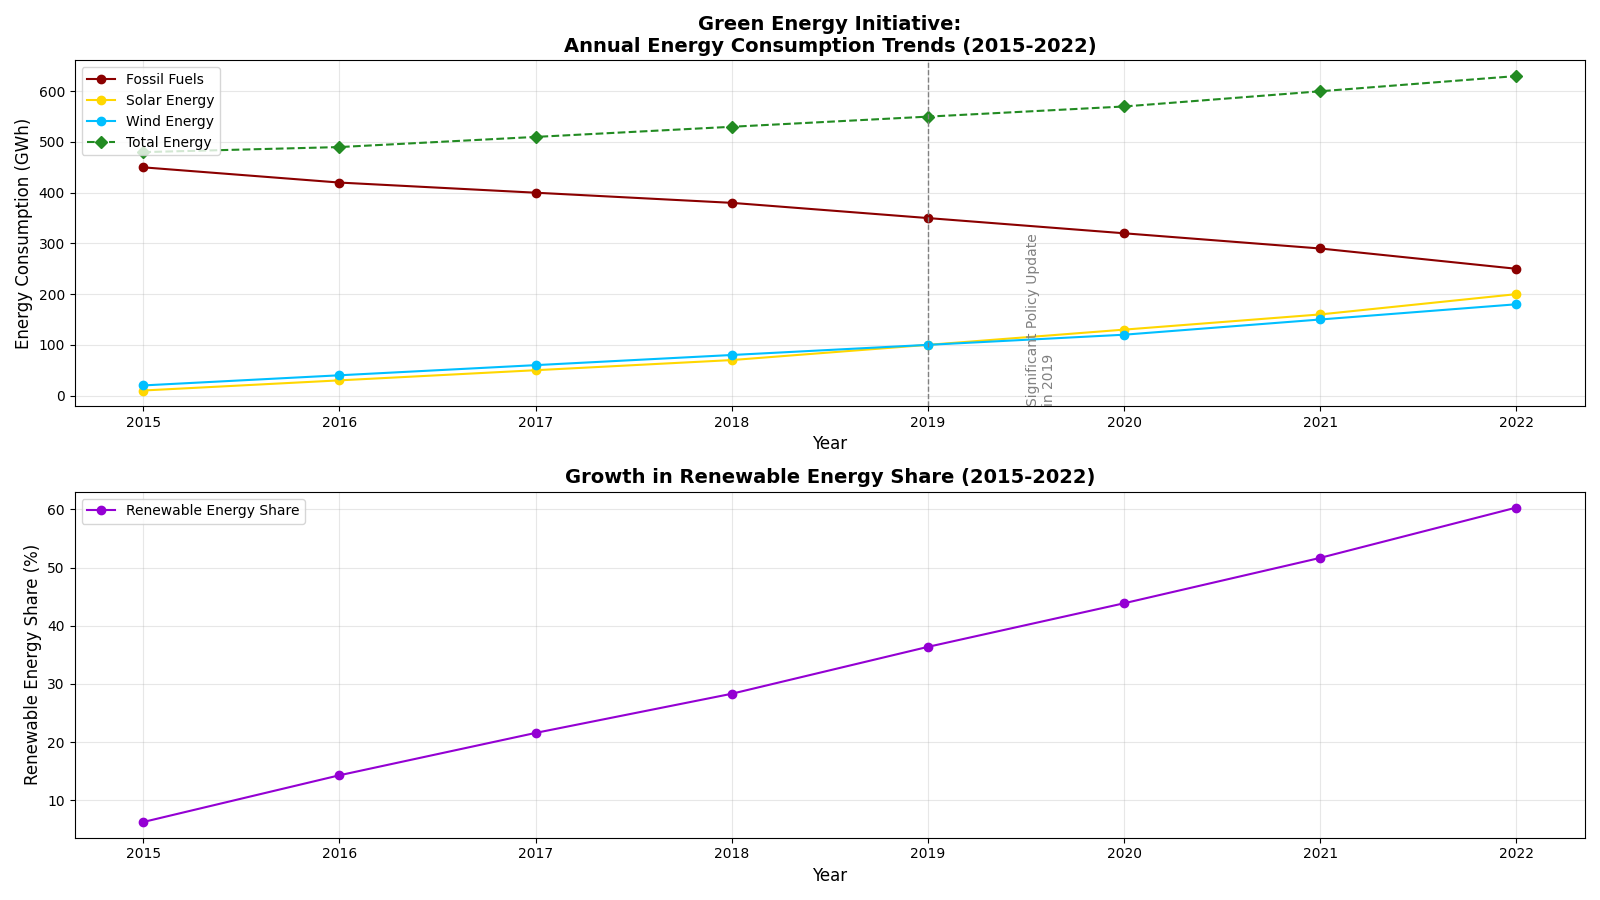

The script that drew this image:
import matplotlib.pyplot as plt
import numpy as np

years = np.arange(2015, 2023)

fossil_fuels = np.array([450, 420, 400, 380, 350, 320, 290, 250])
solar_energy = np.array([10, 30, 50, 70, 100, 130, 160, 200])
wind_energy = np.array([20, 40, 60, 80, 100, 120, 150, 180])

total_energy = fossil_fuels + solar_energy + wind_energy

share_renewable = (solar_energy + wind_energy) / total_energy * 100

plt.figure(figsize=(16, 9))

plt.subplot(2, 1, 1)
plt.plot(years, fossil_fuels, label='Fossil Fuels', color='darkred', marker='o', linestyle='-')
plt.plot(years, solar_energy, label='Solar Energy', color='gold', marker='o', linestyle='-')
plt.plot(years, wind_energy, label='Wind Energy', color='deepskyblue', marker='o', linestyle='-')
plt.plot(years, total_energy, label='Total Energy', color='forestgreen', marker='D', linestyle='--')

plt.axvline(x=2019, color='gray', linestyle='--', linewidth=1)
plt.text(2019.5, 150, 'Significant Policy Update\nin 2019', rotation=90, verticalalignment='center', fontsize=10, color='gray')

plt.title('Green Energy Initiative:\nAnnual Energy Consumption Trends (2015-2022)', fontsize=14, fontweight='bold', loc='center')
plt.xlabel('Year', fontsize=12)
plt.ylabel('Energy Consumption (GWh)', fontsize=12)
plt.legend(loc='upper left', fontsize=10)
plt.grid(alpha=0.3)

plt.subplot(2, 1, 2)
plt.plot(years, share_renewable, label='Renewable Energy Share', color='darkviolet', marker='o', linestyle='-')

plt.title('Growth in Renewable Energy Share (2015-2022)', fontsize=14, fontweight='bold', loc='center')
plt.xlabel('Year', fontsize=12)
plt.ylabel('Renewable Energy Share (%)', fontsize=12)
plt.legend(loc='upper left', fontsize=10)
plt.grid(alpha=0.3)

plt.tight_layout()
plt.show()
